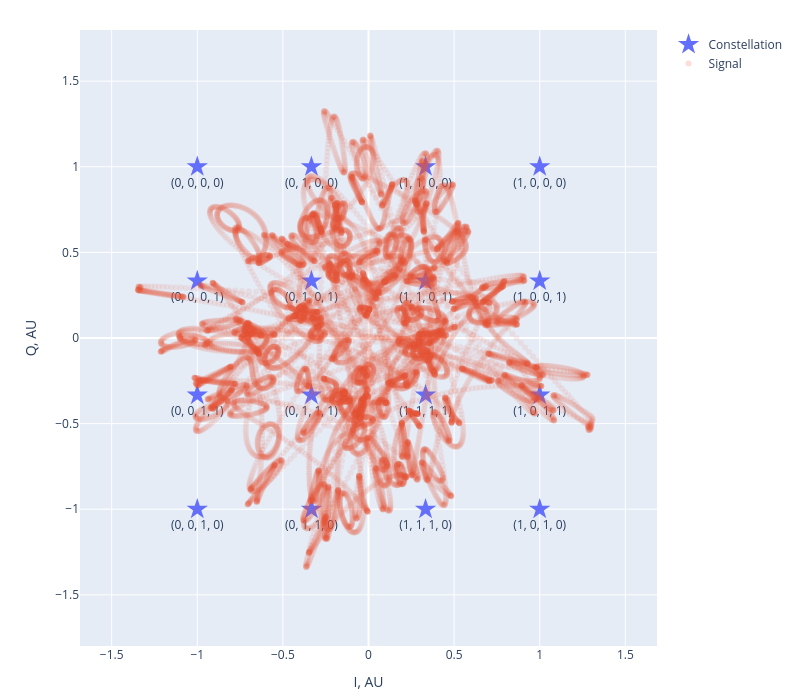

Here is the notebook cell this chart was saved with:
### Code cell
annotate_constellation = True
annotations = []

if annotate_constellation:
    for i, symbol in enumerate(symbol_mapping):
        bit_string = ', '.join(
            tuple(
                bin(i)[2:].zfill(
                    int(bits_per_symbol)
                )
            )
        )
    
        annotations.append(f"({bit_string})")

fig = plot_iq_constellation(
    tf.expand_dims(symbol_mapping, 0),
    label="Constellation",
    mode="markers+text",
    text=annotations,
    textposition="bottom center",
    marker=dict(size=16, symbol="star")
)

fig = plot_iq_constellation(
    system.find_child("receiver").output,
    fig,
    (2, 0),
    iq_units=(1 / symbol_scale[2], "AU"),
    label="Signal",
    marker=dict(size=6, opacity=0.1),
)

fig.update_yaxes(scaleanchor='x', range=[-1.5, 1.5])
fig.update_xaxes(range=[-1.5, 1.5])
fig.update_layout(width=800, height=700, margin=dict(t=30, b=30))
fig.show()

### Figure 1 — Plotly figure (JSON) as saved in the notebook; plotly's stock layout.template omitted (floating-point values rounded to 4 significant figures; data arrays with more than 128 entries replaced by an {"elided": "..."} marker saying what was removed)
{"data": [{"marker": {"size": 16, "symbol": "star"}, "mode": "markers+text", "name": "Constellation", "text": ["(0, 0, 0, 0)", "(0, 0, 0, 1)", "(0, 0, 1, 0)", "(0, 0, 1, 1)", "(0, 1, 0, 0)", "(0, 1, 0, 1)", "(0, 1, 1, 0)", "(0, 1, 1, 1)", "(1, 0, 0, 0)", "(1, 0, 0, 1)", "(1, 0, 1, 0)", "(1, 0, 1, 1)", "(1, 1, 0, 0)", "(1, 1, 0, 1)", "(1, 1, 1, 0)", "(1, 1, 1, 1)"], "textposition": "bottom center", "type": "scatter", "x": [-1, -1, -1, -1, -0.3333, -0.3333, -0.3333, -0.3333, 1, 1, 1, 1, 0.3333, 0.3333, 0.3333, 0.3333], "y": [1, 0.3333, -1, -0.3333, 1, 0.3333, -1, -0.3333, 1, 0.3333, -1, -0.3333, 1, 0.3333, -1, -0.3333]}, {"marker": {"opacity": 0.1, "size": 6}, "mode": "markers", "name": "Signal", "type": "scatter", "x": {"elided": "20480 float values"}, "y": {"elided": "20480 float values"}}], "layout": {"height": 700, "margin": {"b": 30, "t": 30}, "width": 800, "xaxis": {"domain": [0, 1], "range": [-1.561, 1.561], "title": {"text": "I, AU"}, "type": "linear"}, "yaxis": {"domain": [0, 1], "range": [-1.67, 1.67], "scaleanchor": "x", "title": {"text": "Q, AU"}, "type": "linear"}}}
